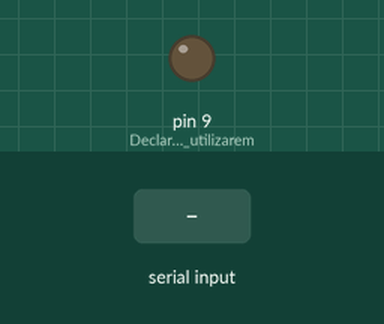
This sketch was run on a simulated Arduino Uno, built with avr-gcc and run on an emulated ATmega328P. Parts: output pins drawn as LEDs (lit = HIGH). Inputs (shaded band) come from the test bench.

Above: at 1.2 s.
1.3 s: "1" received over Serial
At 2.0 s:
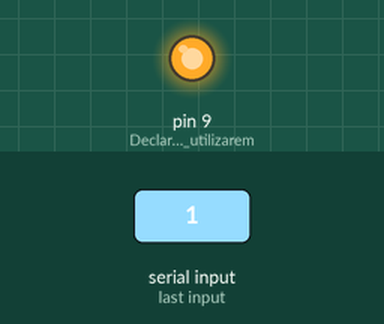
2.8 s: "0" received over Serial
At 3.1 s:
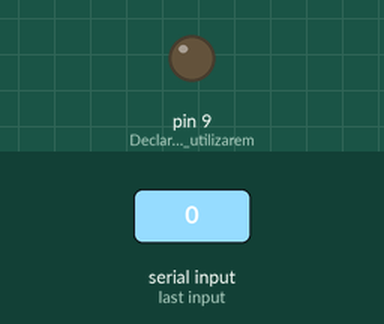
Timing chart, 0 to 5.8 s (numbered marks = the images above; inputs shaded):
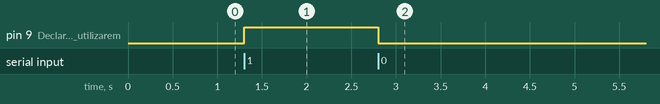

The sketch:

Javarduino.ino
```cpp
int input;

void setup() {
  pinMode(9, OUTPUT); // Declaramos que utilizaremos el pin 13 como salida
  Serial.begin(9600); //Se inicia la comunicación serie
}

void loop() {
  if (Serial.available() > 0) {

    input = Serial.read();

    if (input == '1'){
      digitalWrite(9, HIGH); //Si el valor de input es 1, se enciende el LED
    }
    else
    {
      digitalWrite(9, LOW); //Si el valor de input es diferente de 1, se apaga el LED
    }

  }
}
```

Measured:
- after the input at 1.3 s, pin 9 (Declaramos_que_utilizarem): LOW → HIGH at once
- after the input at 2.8 s, pin 9 (Declaramos_que_utilizarem): HIGH → LOW at once
